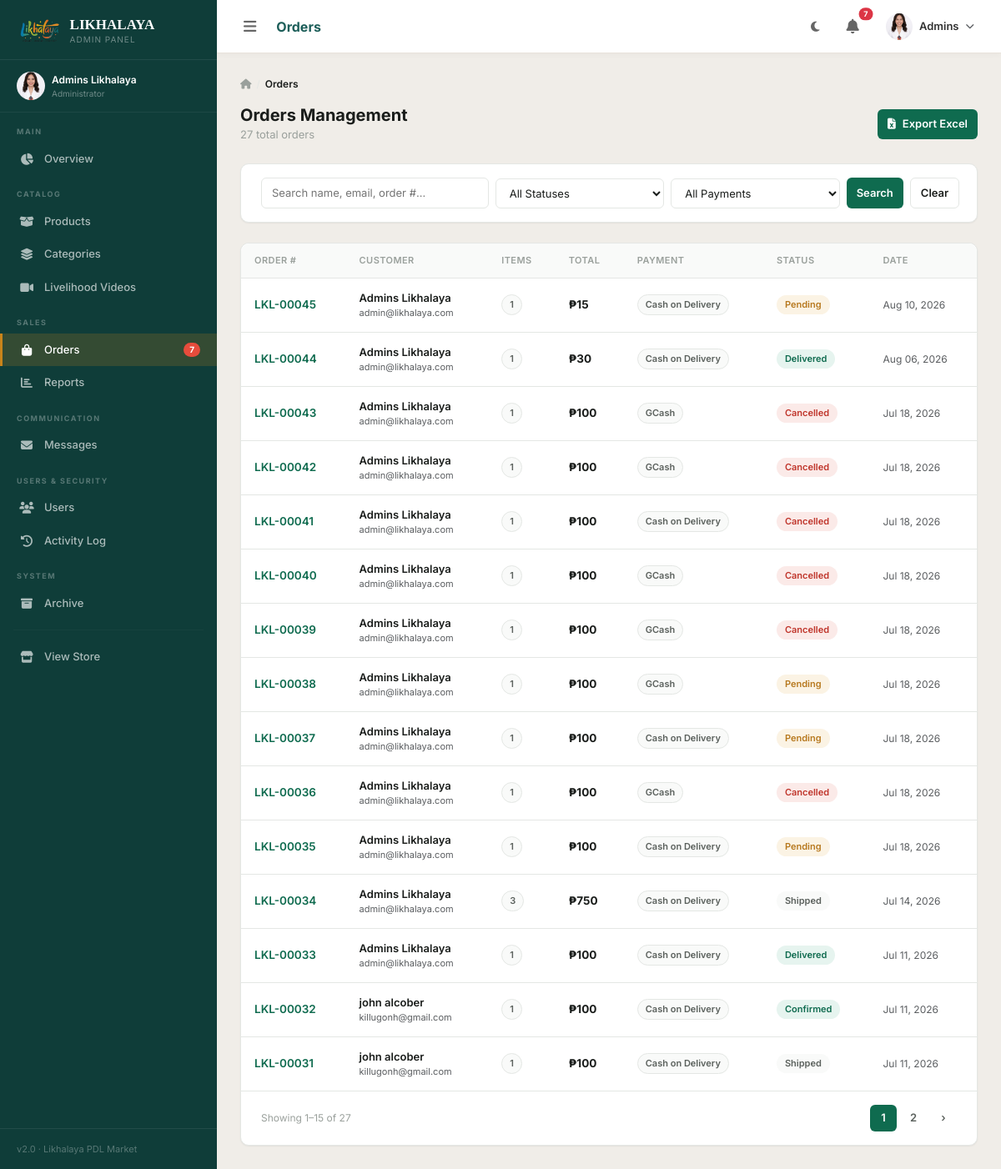
The page /dashboard/orders/ (signed in) on the database its author committed.
### accounts/models.py (models this page shows, shortened)
class CustomUser(AbstractUser):
    ROLE_CHOICES = [
        ('customer', 'Customer'),
        ('staff', 'Staff'),
        ('coordinator', 'PDL Coordinator'),
        ('admin', 'Administrator'),
    ]
    role = models.CharField(max_length=20, choices=ROLE_CHOICES, default='customer')
    phone = models.CharField(max_length=20, blank=True)
    address = models.TextField(blank=True, help_text='House #, Street')
    barangay = models.CharField(max_length=150, blank=True)
    city = models.CharField(max_length=100, blank=True)
    province = models.CharField(max_length=100, blank=True)
    zip_code = models.CharField(max_length=10, blank=True)
    avatar = models.ImageField(upload_to='avatars/', blank=True, null=True)
    bio = models.TextField(blank=True)
    created_at = models.DateTimeField(auto_now_add=True)
    updated_at = models.DateTimeField(auto_now=True)
    is_deleted = models.BooleanField(default=False)
    deleted_at = models.DateTimeField(null=True, blank=True)
    deleted_by = models.ForeignKey(
        'self', on_delete=models.SET_NULL, null=True, blank=True,
        related_name='deleted_users'
    )
    objects = ActiveUserManager()
    all_objects = UserManager()
    class Meta:
        base_manager_name = 'all_objects'
    def is_admin_user(self):
        return self.role == 'admin' or self.is_superuser
    def is_staff_user(self):
        return self.role in ['admin', 'staff', 'coordinator'] or self.is_superuser
    def get_full_name(self):
        return f"{self.first_name} {self.last_name}".strip() or self.username

### orders/models.py (models this page shows, shortened)
class Order(models.Model):
    STATUS_CHOICES = [
        ('pending', 'Pending'),
        ('processing', 'Processing'),
        ('confirmed', 'Confirmed'),
        ('shipped', 'Shipped'),
        ('delivered', 'Delivered'),
        ('cancelled', 'Cancelled'),
    ]
    PAYMENT_CHOICES = [
        ('cod', 'Cash on Delivery'),
        ('gcash', 'GCash'),
        ('bank', 'Bank Transfer'),
    ]
    user = models.ForeignKey(CustomUser, on_delete=models.SET_NULL, null=True, blank=True, related_name='orders')
    status = models.CharField(max_length=20, choices=STATUS_CHOICES, default='pending')
    previous_status = models.CharField(max_length=20, choices=STATUS_CHOICES, blank=True)
    payment_method = models.CharField(max_length=20, choices=PAYMENT_CHOICES, default='cod')
    full_name = models.CharField(max_length=200)
    email = models.EmailField()
    phone = models.CharField(max_length=20)
    address = models.TextField()
    city = models.CharField(max_length=100)
    province = models.CharField(max_length=100)
    zip_code = models.CharField(max_length=10)
    notes = models.TextField(blank=True)
    payment_proof = models.ImageField(upload_to='payment_proofs/', null=True, blank=True)
    payment_submitted_at = models.DateTimeField(null=True, blank=True)
    subtotal = models.DecimalField(max_digits=10, decimal_places=2, default=0)
    shipping_fee = models.DecimalField(max_digits=10, decimal_places=2, default=0)
    total = models.DecimalField(max_digits=10, decimal_places=2, default=0)
    created_at = models.DateTimeField(auto_now_add=True)
    updated_at = models.DateTimeField(auto_now=True)
    class Meta:
        ordering = ['-created_at']
    @property
    def order_number(self):
        return f"LKL-{self.pk:05d}"

### dashboard/views.py (the view)
# urls.py: path('orders/', views.order_list, name='order_list'),
@staff_required
def order_list(request):
    orders = Order.objects.select_related('user').prefetch_related('items').order_by('-created_at')
    status = request.GET.get('status', '')
    search = request.GET.get('q', '')
    payment = request.GET.get('payment', '')
    if status:
        orders = orders.filter(status=status)
    if search:
        orders = orders.filter(Q(full_name__icontains=search) | Q(email__icontains=search) | Q(pk__icontains=search))
    if payment:
        orders = orders.filter(payment_method=payment)
    paginator = Paginator(orders, 15)
    page_obj = paginator.get_page(request.GET.get('page'))
    return render(request, 'dashboard/orders/list.html', {
        'orders': page_obj,
        'page_obj': page_obj,
        'status_filter': status,
        'search': search,
        'payment_filter': payment,
        'status_choices': Order.STATUS_CHOICES,
        'payment_choices': Order.PAYMENT_CHOICES,
    })

### templates/dashboard/orders/list.html (shortened to what this page needs)
{% extends 'dashboard/base_dashboard.html' %}
{% load humanize %}
{% block page_title %}Orders{% endblock %}
{% block sb_orders %}active{% endblock %}
{% block dash_content %}
<nav class="ds-breadcrumb" aria-label="Breadcrumb">
  <a href="{% url 'dashboard:home' %}"><i class="fas fa-home"></i></a>
  <span class="sep">/</span><span class="current" aria-current="page">Orders</span>
</nav>
<div class="d-flex justify-content-between align-items-center mb-4 flex-wrap gap-3">
  <div>
    <h1 class="dash-greeting-title">Orders Management</h1>
    <p class="dash-greeting-sub mb-0">{{ page_obj.paginator.count }} total orders</p>
  </div>
  <a href="{% url 'dashboard:order_export_csv' %}" class="ds-btn ds-btn-primary ds-btn-sm">
    <i class="fas fa-file-excel me-2"></i>Export Excel
  </a>
</div>
<div class="dash-panel mb-4">
  <div class="orders-filter-bar">
    <form method="get" class="row g-2 align-items-end">
      <div class="col-sm-4">
        <input id="order-search" type="text" name="q" class="ds-input" placeholder="Search name, email, order #…" value="{{ search }}">
      </div>
      <div class="col-sm-3">
        <select id="order-status" name="status" class="ds-input">
          <option value="">All Statuses</option>
        </select>
      </div>
      <div class="col-sm-3">
        <select id="order-payment" name="payment" class="ds-input">
          <option value="">All Payments</option>
        </select>
      </div>
      <div class="col-sm-2 d-flex gap-2">
        <button type="submit" class="ds-btn ds-btn-primary ds-btn-sm flex-fill">Search</button>
        <a href="{% url 'dashboard:order_list' %}" class="ds-btn ds-btn-secondary ds-btn-sm flex-fill">Clear</a>
      </div>
    </form>
  </div>
</div>
<div class="dash-panel">
  <div class="table-responsive">
    <table class="ds-table mb-0">
      <thead><tr>
        <th>Order #</th><th>Customer</th><th>Items</th><th>Total</th><th>Payment</th><th>Status</th><th>Date</th>
      </tr></thead>
      <tbody>
        {% for order in orders %}
        {% url 'dashboard:order_detail' order.pk as order_detail_url %}
        <tr class="order-row" data-href="{{ order_detail_url }}">
          <td class="fw-semibold order-number" style="color:var(--brand-green);">{{ order.order_number }}</td>
          <td>
            <div class="fw-semibold" style="font-size:13px;">{{ order.full_name }}</div>
            <div class="text-muted" style="font-size:11px;">{{ order.email }}</div>
          </td>
          <td><span class="order-meta-chip">{{ order.items.count }}</span></td>
          <td class="fw-bold" style="color:var(--text-primary);">₱{{ order.total|floatformat:0|intcomma }}</td>
          <td><span class="order-meta-chip">{{ order.get_payment_method_display }}</span></td>
          <td>
            <span class="ds-badge
              {% if order.status == 'pending' %}ds-badge-warning
              {% elif order.status == 'confirmed' %}ds-badge-success
              {% elif order.status == 'processing' %}ds-badge-neutral
              {% elif order.status == 'shipped' %}ds-badge-neutral
              {% elif order.status == 'delivered' %}ds-badge-success
              {% else %}ds-badge-danger{% endif %}">
              {{ order.get_status_display }}
            </span>
          </td>
          <td class="text-muted" style="font-size:12px;">{{ order.created_at|date:"M d, Y" }}</td>
        </tr>
        {% endfor %}
      </tbody>
    </table>
  </div>
  {% if page_obj.has_other_pages %}
  <div class="dash-table-footer">
    <span class="result-count">Showing {{ page_obj.start_index }}–{{ page_obj.end_index }} of {{ page_obj.paginator.count }}</span>
    <nav aria-label="Orders pagination">
      <div class="ds-pagination">
        {% for n in page_obj.paginator.page_range %}
        <a class="ds-page-btn {% if n == page_obj.number %}active{% endif %}"
           href="?page={{ n }}&status={{ status_filter }}&q={{ search }}"
           {% if n == page_obj.number %}aria-current="page"{% endif %}>{{ n }}</a>
        {% endfor %}
        {% if page_obj.has_next %}
        <a class="ds-page-btn" href="?page={{ page_obj.next_page_number }}&status={{ status_filter }}&q={{ search }}" aria-label="Next page">›</a>
        {% endif %}
      </div>
    </nav>
  </div>
  {% endif %}
</div>
{% endblock %}

### templates/dashboard/base_dashboard.html (shortened to what this page needs)
{% extends 'base.html' %}
{% load static humanize %}
{% block content %}
<div class="dash-layout" id="dashLayout">
  <aside class="dash-sidebar" id="dashSidebar">
    <div class="sidebar-logo">
      <img src="{% static 'imgs/likhalaya.png' %}" alt="Likhalaya Logo" class="sidebar-logo-img">
      <div>
        <div class="sidebar-logo-text">LIKHALAYA</div>
        <div class="sidebar-logo-sub">
          {% if user.is_admin_user %}Admin Panel{% elif user.role == 'staff' %}Staff Panel{% else %}Coordinator{% endif %}
        </div>
      </div>
    </div>
    <div style="padding:14px 20px;border-bottom:1px solid rgba(255,255,255,.06);">
      <div class="d-flex align-items-center gap-2">
        {% if user.avatar %}
          <img src="{{ user.avatar.url }}" style="width:34px;height:34px;border-radius:50%;object-fit:cover;flex-shrink:0;" alt="{{ user.username }}">
        {% else %}
          <div style="width:34px;height:34px;border-radius:50%;background:var(--gold);display:flex;align-items:center;justify-content:center;font-size:13px;color:#fff;font-weight:700;flex-shrink:0;">
            {{ user.first_name|first|upper }}{{ user.last_name|first|upper }}
          </div>
        {% endif %}
        <div class="sidebar-link-text">
          <div style="font-size:12px;color:#fff;font-weight:600;">{{ user.get_full_name|default:user.username }}</div>
          <div style="font-size:10px;color:rgba(255,255,255,.4);">{{ user.get_role_display }}</div>
        </div>
      </div>
    </div>
    <div class="sidebar-section-label">Main</div>
    <a href="{% url 'dashboard:home' %}" class="sidebar-link {% block sb_dash %}{% endblock %}">
      <i class="fas fa-chart-pie"></i><span>Overview</span>
    </a>
    <div class="sidebar-section-label">Catalog</div>
    <a href="{% url 'dashboard:product_list' %}" class="sidebar-link {% block sb_products %}{% endblock %}">
      <i class="fas fa-box-open"></i><span>Products</span>
    </a>
    <a href="{% url 'dashboard:category_list' %}" class="sidebar-link {% block sb_categories %}{% endblock %}">
      <i class="fas fa-layer-group"></i><span>Categories</span>
    </a>
    <a href="{% url 'dashboard:video_list' %}" class="sidebar-link {% block sb_videos %}{% endblock %}">
      <i class="fas fa-video"></i><span>Livelihood Videos</span>
    </a>
    <div class="sidebar-section-label">Sales</div>
    <a href="{% url 'dashboard:order_list' %}" class="sidebar-link {% block sb_orders %}{% endblock %}">
      <i class="fas fa-shopping-bag"></i><span>Orders</span>
      {% if new_orders_count %}<span class="sidebar-badge">{{ new_orders_count }}</span>{% endif %}
    </a>
    <a href="{% url 'dashboard:reports' %}" class="sidebar-link {% block sb_reports %}{% endblock %}">
      <i class="fas fa-chart-bar"></i><span>Reports</span>
    </a>
    <div class="sidebar-section-label">Communication</div>
    <a href="{% url 'dashboard:message_list' %}" class="sidebar-link {% block sb_messages %}{% endblock %}">
      <i class="fas fa-envelope"></i><span>Messages</span>
    </a>
    {% if user.is_admin_user %}
    <div class="sidebar-section-label">Users &amp; Security</div>
    <a href="{% url 'dashboard:user_list' %}" class="sidebar-link {% block sb_users %}{% endblock %}">
      <i class="fas fa-users"></i><span>Users</span>
    </a>
    <a href="{% url 'dashboard:activity_log' %}" class="sidebar-link {% block sb_activity %}{% endblock %}">
      <i class="fas fa-history"></i><span>Activity Log</span>
    </a>
    {% endif %}
    <div class="sidebar-section-label">System</div>
    {% if user.is_admin_user %}
    <a href="{% url 'dashboard:archive' %}" class="sidebar-link {% block sb_archive %}{% endblock %}">
      <i class="fas fa-box-archive"></i><span>Archive</span>
    </a>
    {% endif %}
    <hr style="border-color:rgba(255,255,255,.1);margin:12px 16px;">
    <a href="{% url 'store:home' %}" class="sidebar-link">
      <i class="fas fa-store"></i><span>View Store</span>
    </a>
    <div class="sidebar-footer">
      <span>v2.0 · Likhalaya PDL Market</span>
    </div>
  </aside>
  <div class="dash-main" id="dashMain">
    <div class="dash-topbar">
      <button class="btn btn-sm border-0" id="sidebarToggle" style="color:#666;">
      </button>
      <div class="topbar-title d-none d-md-block">{% block page_title %}Dashboard{% endblock %}</div>
      <button class="btn btn-sm border-0" id="darkModeToggle" title="Toggle dark mode" style="color:#666;">
        <i class="fas fa-moon" id="darkIcon"></i>
      </button>
      <div class="dropdown">
        <button class="btn btn-sm border-0 position-relative" data-bs-toggle="dropdown" style="color:#666;">
          {% if new_orders_count or new_messages_count %}
          <span class="position-absolute top-0 start-100 translate-middle badge rounded-pill bg-danger" style="font-size:9px;">
            {{ new_orders_count|add:new_messages_count }}
          </span>
          {% endif %}
        </button>
      </div>
      <div class="dropdown">
        <button class="btn btn-sm border-0 d-flex align-items-center gap-2" data-bs-toggle="dropdown">
          {% if user.avatar %}
            <img src="{{ user.avatar.url }}" style="width:32px;height:32px;border-radius:50%;object-fit:cover;" alt="{{ user.username }}">
          {% else %}
            <div style="width:32px;height:32px;border-radius:50%;background:var(--teal);display:flex;align-items:center;justify-content:center;color:#fff;font-size:12px;font-weight:700;">
              {{ user.first_name|first|upper }}{{ user.last_name|first|upper }}
            </div>
          {% endif %}
          <span class="d-none d-md-block" style="font-size:13px;font-weight:600;color:var(--dm-text,#333);">{{ user.first_name|default:user.username }}</span>
        </button>
      </div>
    </div>
    <div class="dash-page">
      {% block dash_content %}{% endblock %}
    </div>
  </div>
</div>
{% endblock %}

### rows shown on the page
CustomUser: avatar (picture), get_full_name "Admins Likhalaya", role "Administrator", first_name "Admins"
Order: order_number "LKL-00045", full_name "Admins Likhalaya", email "admin@likhalaya.com", items.count "1", total "15", payment_method "Cash on Delivery", status "Pending", created_at "Aug 10, 2026"
Order: order_number "LKL-00044", full_name "Admins Likhalaya", email "admin@likhalaya.com", items.count "1", total "30", payment_method "Cash on Delivery", status "Delivered", created_at "Aug 06, 2026"
Order: order_number "LKL-00043", full_name "Admins Likhalaya", email "admin@likhalaya.com", items.count "1", total "100", payment_method "GCash", status "Cancelled", created_at "Jul 18, 2026"
Order: order_number "LKL-00042", full_name "Admins Likhalaya", email "admin@likhalaya.com", items.count "1", total "100", payment_method "GCash", status "Cancelled", created_at "Jul 18, 2026"
Order: order_number "LKL-00041", full_name "Admins Likhalaya", email "admin@likhalaya.com", items.count "1", total "100", payment_method "Cash on Delivery", status "Cancelled", created_at "Jul 18, 2026"
Order: order_number "LKL-00040", full_name "Admins Likhalaya", email "admin@likhalaya.com", items.count "1", total "100", payment_method "GCash", status "Cancelled", created_at "Jul 18, 2026"
Order: order_number "LKL-00039", full_name "Admins Likhalaya", email "admin@likhalaya.com", items.count "1", total "100", payment_method "GCash", status "Cancelled", created_at "Jul 18, 2026"
Order: order_number "LKL-00038", full_name "Admins Likhalaya", email "admin@likhalaya.com", items.count "1", total "100", payment_method "GCash", status "Pending", created_at "Jul 18, 2026"
Order: order_number "LKL-00037", full_name "Admins Likhalaya", email "admin@likhalaya.com", items.count "1", total "100", payment_method "Cash on Delivery", status "Pending", created_at "Jul 18, 2026"
Order: order_number "LKL-00036", full_name "Admins Likhalaya", email "admin@likhalaya.com", items.count "1", total "100", payment_method "GCash", status "Cancelled", created_at "Jul 18, 2026"
Order: order_number "LKL-00035", full_name "Admins Likhalaya", email "admin@likhalaya.com", items.count "1", total "100", payment_method "Cash on Delivery", status "Pending", created_at "Jul 18, 2026"
Order: order_number "LKL-00034", full_name "Admins Likhalaya", email "admin@likhalaya.com", items.count "3", total "750", payment_method "Cash on Delivery", status "Shipped", created_at "Jul 14, 2026"
Order: order_number "LKL-00033", full_name "Admins Likhalaya", email "admin@likhalaya.com", items.count "1", total "100", payment_method "Cash on Delivery", status "Delivered", created_at "Jul 11, 2026"
Order: order_number "LKL-00032", full_name "john alcober", email "killugonh@gmail.com", items.count "1", total "100", payment_method "Cash on Delivery", status "Confirmed", created_at "Jul 11, 2026"
Order: order_number "LKL-00031", full_name "john alcober", email "killugonh@gmail.com", items.count "1", total "100", payment_method "Cash on Delivery", status "Shipped", created_at "Jul 11, 2026"

### other values the page prints
{{ new_orders_count }} "7"
{{ new_orders_count|add:new_messages_count }} "7"
{{ page_obj.paginator.count }} "27"
{{ page_obj.start_index }} "1"
{{ page_obj.end_index }} "15"
{{ n }} "1" "2"
